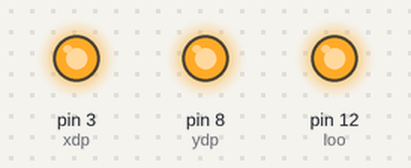
Recording of a sketch running on a simulated Arduino Uno, built with avr-gcc and run on an emulated ATmega328P. Parts: output pins drawn as LEDs (lit = HIGH). Pins used as bus, display or sensor lines are not drawn.

Above: at 1.5 s.
At 14.2 s:
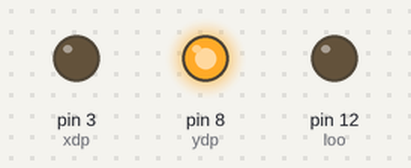
At 26.3 s:
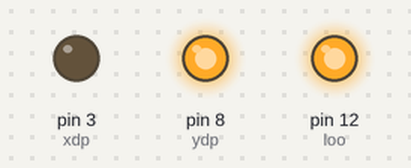
At 38.0 s:
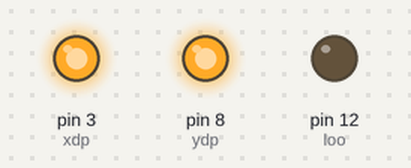
Timing chart, 0 to 38.9 s (numbered marks = the images above):
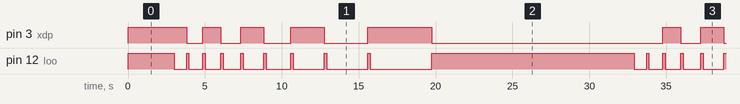

The sketch:

calib.pde
```cpp
int xdp = 3;
int xsp = 2;
int ydp = 8;
int ysp =7;
int loo = 12;

void setup()
{
  pinMode(loo,OUTPUT);//laser on/off
  pinMode(ydp,OUTPUT);//x-axis dir control
  pinMode(xdp,OUTPUT);//y-axis dir control
  pinMode(ysp,OUTPUT);//x-axis step control
  pinMode(xsp,OUTPUT);//y-axis step control

  digitalWrite(ydp,HIGH);//set dir high (cw/ccw?)
  digitalWrite(xdp,HIGH);//set dir2 high (cw/ccw?)
  laserOff();
  Serial.begin(9600);
}

void loop()
{
  delay(3000);
  //insert calibration functions here
  doLines();
  delay(10000);
}

void doLines()
{
  int flip = 1;
  int state = 1;

  for(int i = 50; i >=10; i-=5)//mm/s
  {
    laserOn();
    stepMMX(40,i);
    laserOff();
    if(flip == 1)
    {
    digitalWrite(xdp, LOW);
    }
    else
    {
     digitalWrite(xdp, HIGH);
    }
    flip *= -1;
    stepMMY(1.5,10);

  }
}

void stepMMX(float dist, float feedrate)
{
//    if(dist < 0)
//  {
//     digitalWrite(xdp, LOW);
//  }
//  else
//  {
//     digitalWrite(xdp, HIGH);
//  }
  float steps = 12.323*dist;
  float feedDelay = (dist*60000000.0)/(feedrate*60*steps);

  float milDel = 0;
  if (feedDelay >= 16383)
    milDel = feedDelay / 1000;
  else
    milDel = 0;
  for(int i = 0; i < steps; i++)
  {
    takeStep(xsp);
    if (milDel > 0)
      delay(milDel);
    else
      delayMicroseconds(feedDelay);
  }
}

void stepMMY(float dist, float feedrate)
{
//  if(dist < 0)
//  {
//     digitalWrite(ydp, LOW);
//  }
//  else
//  {
//     digitalWrite(ydp, HIGH);
//  }
  float steps = 12.424*dist;
  float feedDelay = (dist*60000000.0)/(feedrate*60*steps);

  float milDel = 0;
  if (feedDelay >= 16383)
    milDel = feedDelay / 1000;
  else
    milDel = 0;
  for(int i = 0; i < steps; i++)
  {
    takeStep(ysp);
    if (milDel > 0)
      delay(milDel);
    else
      delayMicroseconds(feedDelay);
  }
}

void takeStep(int sp)
{
  digitalWrite(sp, HIGH);
  digitalWrite(sp, LOW);
}

void laserOn()
{
  digitalWrite(loo, LOW);
}

void laserOff()
{
  digitalWrite(loo, HIGH);
}

//
//
//
//
//
//
//
//
//
//
//
//
//
//
//
//
//
//
//
//
//
//
//
//
//
//void stepSteps(int numSteps, int stepSpeed, int dirPin, int stepPin)
//{
//  float stepDelay = abs(1/(stepSpeed*400/1.265/60*2)*1000000); //(in/min)*(steps/in)*(min/sec)*(2)
//  //  if(stepSpeed < 0)
//  //  {
//  //    digitalWrite(dirPin, LOW);
//  //  }
//  //  else digitalWrite(dirPin, HIGH);
//
//  for(int i = 0; i < numSteps; i++)
//  {
//    digitalWrite(stepPin,HIGH);
//    delayMicroseconds(stepDelay);
//    digitalWrite(stepPin,LOW);
//    delayMicroseconds(stepDelay);
//  }
//}
//
//void STEP(int stepDelay, int dirPin, int stepPin)
//{
//  if(stepDelay < 0)
//  {
//    digitalWrite(dirPin, LOW);
//    stepDelay = -stepDelay;
//  }
//  else digitalWrite(dirPin, HIGH);
//
//  digitalWrite(stepPin,HIGH);//
//  delayMicroseconds(stepDelay);
//  digitalWrite(stepPin,LOW);
//  delayMicroseconds(stepDelay);
//}
//
//////////////////////////////////////////////////////////////////////////////
//////////////////////////////////////////////////////////////////////////////
//////////////////////////////////////////////////////////////////////////////
//////////////////////////////////////////////////////////////////////////////
//
//void stepDistance(float dist, float stepSpeed, int dirPin, int stepPin)
//{
//  float stepDelay = abs(1/(stepSpeed*400/1.265/60*2)*1000000); //(in/min)*(steps/in)*(min/sec)*(2)
//  // = #rising edges per second
//  int steps = 400*dist/1.265;
//  if(stepSpeed < 0)
//  {
//    digitalWrite(dirPin, LOW);
//  }
//  else digitalWrite(dirPin, HIGH);
//
//  while(steps > 0)
//  {
//    digitalWrite(stepPin,HIGH);//
//    delayMicroseconds(stepDelay);
//    digitalWrite(stepPin,LOW);
//    delayMicroseconds(stepDelay);
//    steps -= 1;
//  }
//}
//
//////////////////////////////////////////////////////////////////////////////
//////////////////////////////////////////////////////////////////////////////
//////////////////////////////////////////////////////////////////////////////
//////////////////////////////////////////////////////////////////////////////
///*
//void stepSteps(int numSteps, int stepSpeed, int dirPin, int stepPin)
// {
// float stepDelay = 1/(stepSpeed*400/1.265/60*2)*1000000; //(in/min)*(steps/in)*(min/sec)*(2)
// // = #rising edges per second
// if(stepSpeed < 0)
// {
// digitalWrite(dirPin, LOW);
// }
// else digitalWrite(dirPin, HIGH);
// for(int i = 0; i < numSteps; i ++)
// {
// STEP(stepDelay, dirPin, stepPin);
// }
// }
// */
//////////////////////////////////////////////////////////////////////////////
//////////////////////////////////////////////////////////////////////////////
//////////////////////////////////////////////////////////////////////////////
//////////////////////////////////////////////////////////////////////////////
//
//void raster(int dist, int spacing, int reps, int stepSpeed)
//{
//  float stepDelay = abs(1/(stepSpeed*400/1.265/60*2)*1000000); //(in/min)*(steps/in)*(min/sec)*(2)
//  // = #rising edges per second
//
//  for(int i =0; i < reps; i++)
//  {
//    stepDistance(dist, stepSpeed, xdir, xstep);
//    stepDistance(spacing, stepSpeed, ydir, ystep);
//    stepDistance(dist, -stepSpeed, xdir, xstep);
//    stepDistance(spacing, stepSpeed, ydir, ystep);
//  }
//}
//
//////////////////////////////////////////////////////////////////////////////
//////////////////////////////////////////////////////////////////////////////
//////////////////////////////////////////////////////////////////////////////
//////////////////////////////////////////////////////////////////////////////
//
//void spiral(int dist, int spacing, int stepSpeed, int dirPin, int stepPin)
//{
//  float stepDelay = abs(1/(stepSpeed*400/1.265/60*2)*1000000); //(in/min)*(steps/in)*(min/sec)*(2)
//  while(dist > 0)
//  {
//    stepDistance(dist, stepSpeed, xdir, xstep);
//    stepDistance(dist, stepSpeed, ydir, ystep);
//    dist -= spacing;
//    stepDistance(dist, -stepSpeed, xdir, xstep);
//    stepDistance(dist, stepSpeed, ydir, ystep);
//    dist -= spacing;
//  }
//}
//
//////////////////////////////////////////////////////////////////////////////
//////////////////////////////////////////////////////////////////////////////
//////////////////////////////////////////////////////////////////////////////
//////////////////////////////////////////////////////////////////////////////
//
//void square(int dist, int stepSpeed, int reps)
//{
//  float stepDelay = abs(1/(stepSpeed*400/.332/60*2)*1000000); //(in/min)*(steps/in)*(min/sec)*(2)
//  // = #rising edges per second
//
//  for(int i = 0; i < reps; i++)
//  {
//    stepDistance(dist, stepSpeed, xdir, xstep);
//    stepDistance(dist, stepSpeed, ydir, ystep);
//    stepDistance(dist, -1*stepSpeed, xdir, xstep);
//    stepDistance(dist, -1*stepSpeed, ydir, ystep);
//  }
//}
//
//////////////////////////////////////////////////////////////////////////////
//////////////////////////////////////////////////////////////////////////////
//////////////////////////////////////////////////////////////////////////////
//////////////////////////////////////////////////////////////////////////////
//
//void scribble()
//{
//  stepDistance(float(1.0/random(5,10)), 20, 4, 2);
//  stepDistance(float(1.0/random(5,10)), 20, 5, 3);
//  stepDistance(float(1.0/random(5,10)), -20, 4, 2);
//  stepDistance(float(1.0/random(5,10)), -20, 5, 3);
//}
//
//
//void test1(float length)
//{
//  float steps = 316.2*length;
//  int xstep = 0;
//  int ystep = 0;
//  int toggle,toggle2 = 1;
////  for(int q = 0; q < steps; q += 0.1)
//  for(int x = 0; x < steps; x += 60)
//  {
//    for(int y = 0; y < steps; y += 60)
//    {
//      stepDistance(.1,toggle*100,xdir,xstep);
//      stepDistance(.1,toggle2*100,ydir,ystep);
//      toggle *= -1;
//    }  //one line of zig zags
//    toggle2 *= -1;
//
//  }
//
//}
//
//
//
//
//
//
//
//
//
//
//
//
//
```

Measured:
- by itself, pin 3 (xdp): repeats every 29.9 s: HIGH 1.2 s, LOW 1.3 s, HIGH 1.5 s, LOW 1.8 s, HIGH 2.2 s, LOW 2.8 s, HIGH 4.2 s, LOW 15.0 s
- by itself, pin 12 (loo): repeats every 29.9 s: HIGH 0.15 s, LOW 0.90 s, HIGH 0.15 s, LOW 1.0 s, HIGH 0.15 s, LOW 1.2 s, HIGH 0.15 s, LOW 1.3 s, HIGH 0.15 s, LOW 1.6 s, HIGH 0.15 s, LOW 2.0 s, HIGH 0.15 s, LOW 2.7 s, HIGH 0.15 s, LOW 4.0 s, HIGH 13.2 s, LOW 0.81 s
